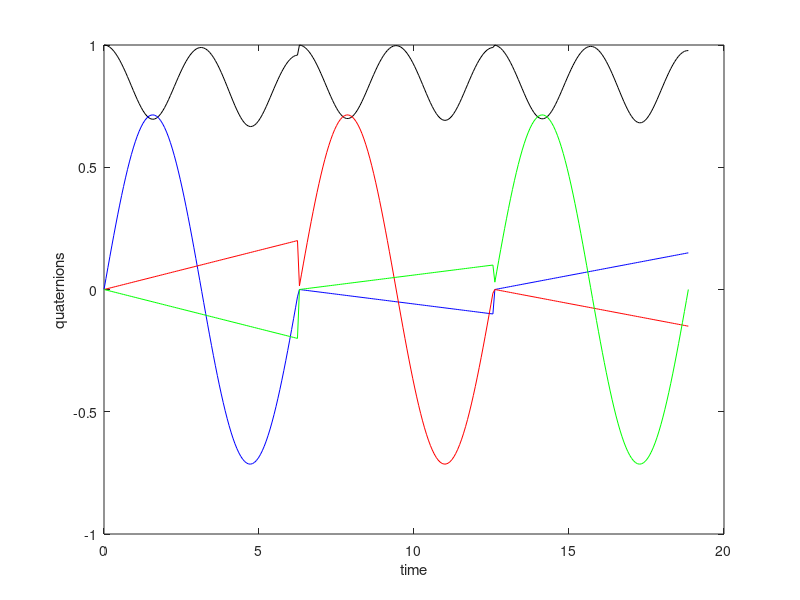

Recreate this plot in MATLAB. (Note: this script raises an error after producing the figure.)
function fliptest()
% takes quaternions to Euler angles to sensors to Euler angles

% define quaternions and plot
t = linspace(0,6*pi,300);
% n1 = (rand(1,100) - .5)/10; n2 = (rand(1,100) - .5)/10; 
% n3 = (rand(1,100) - .5)/10;
n1 = linspace(0,0.2); n2 = linspace(0,0.1); n3 = linspace(0,0.15);
q1 = [sin(t(1:100))/1.4 zeros(1,200)];
q2 = [zeros(1,100) sin(t(101:200))/1.4 zeros(1,100)];
q3 = [zeros(1,200) sin(t(201:300))/1.4];
q1 = q1 + [zeros(1,100) -n2 n3];
q2 = q2 + [n1 zeros(1,100) -n3];
q3 = q3 - [n1 -n2 zeros(1,100)];
q0 = sqrt(1 - q1.*q1 - q2.*q2 - q3.*q3);

figure
plot(t,q0,'k',t,q1,'b',t,q2,'r',t,q3,'g')
xlabel('time'); ylabel('quaternions')

% convert to Euler angles using ZYX sequence
for i = 1:300
    [rx(i),ry(i),rz(i)] = q2euler([q0(i) q1(i) q2(i) q3(i)]); %#ok<AGROW>
end

% calculate sensor readings (Y aligned with gravity, g=1) and plot
ax = 2*(q1.*q2 + q0.*q3);
ay = q0.*q0 - q1.*q1 + q2.*q2 - q3.*q3;
az = 2*(q2.*q3 - q0.*q1);

mx = 19.2457;
my = 44.8002;
mz = 0;
mz = -.918;
Mx = mx*(q0.*q0 + q1.*q1 - q2.*q2 - q3.*q3) + 2*my*(q1.*q2 + q0.*q3) ...
    + 2*mz*(q1.*q3 - q0.*q2);
My = 2*mx*(q1.*q2 - q0.*q3) + my*(q0.*q0 - q1.*q1 + q2.*q2 - q3.*q3) ...
    + 2*mz*(q2.*q3 + q0.*q1);
Mz = 2*mx*(q1.*q3 + q0.*q2) + 2*my*(q2.*q3 - q0.*q1) ...
    + mz*(q0.*q0 - q1.*q1 - q2.*q2 + q3.*q3);

figure
plot(t,ax,'b',t,ay,'r',t,az,'g')
xlabel('time'); ylabel('acceleration')
figure
plot(t,Mx,'b',t,My,'r',t,Mz,'g')
xlabel('time'); ylabel('magnetic field')

% calculate Euler angles from sensor readings
[phi,theta, psi] = mg2euler(Mx,My,Mz,ax,ay,az);

figure
plot(t,rx,'b',t,ry,'r',t,rz,'g',t,phi,'c--',t,theta,'m--',t,psi,'k--')
xlabel('time'); ylabel('Euler angles')